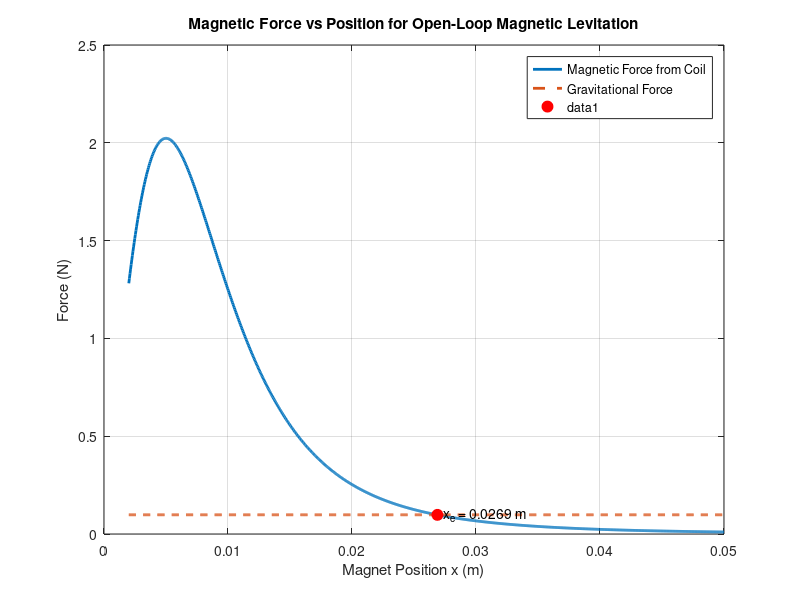

Here is the MATLAB script that generated this plot:
% Magnetic Levitator Force vs Position Plot

clear; clc;

% Physical constants
mu0 = 4*pi*1e-7;     % permeability of free space (H/m)

% System parameters (choose reasonable example values)
N = 500;             % number of coil turns
I = 1.5;             % coil current (A)
R = 0.01;            % coil radius (m)
md = 0.5;           % magnetic dipole moment (A*m^2)
m = 0.01;            % magnet mass (kg)
g = 9.81;            % gravity (m/s^2)

% Position range (distance from coil center)
x = linspace(0.002,0.05,1000);  % meters

% Magnetic force equation
F_coil = (3*mu0*N*I*R^2*md.*x) ./ (2*(x.^2 + R^2).^(5/2));

% Gravity force
F_gravity = m*g*ones(size(x));

% Plot
figure
plot(x, F_coil,'LineWidth',2)
hold on
plot(x, F_gravity,'--','LineWidth',2)

xlabel('Magnet Position x (m)')
ylabel('Force (N)')
title('Magnetic Force vs Position for Open-Loop Magnetic Levitation')
legend('Magnetic Force from Coil','Gravitational Force')
grid on

% Optional: mark approximate equilibrium point
[~,idx] = min(abs(F_coil - F_gravity));
xe = x(idx);
Fe = F_coil(idx);

plot(xe,Fe,'ro','MarkerSize',8,'MarkerFaceColor','r')
text(xe,Fe,['  x_e = ' num2str(xe,'%0.4f') ' m'])
